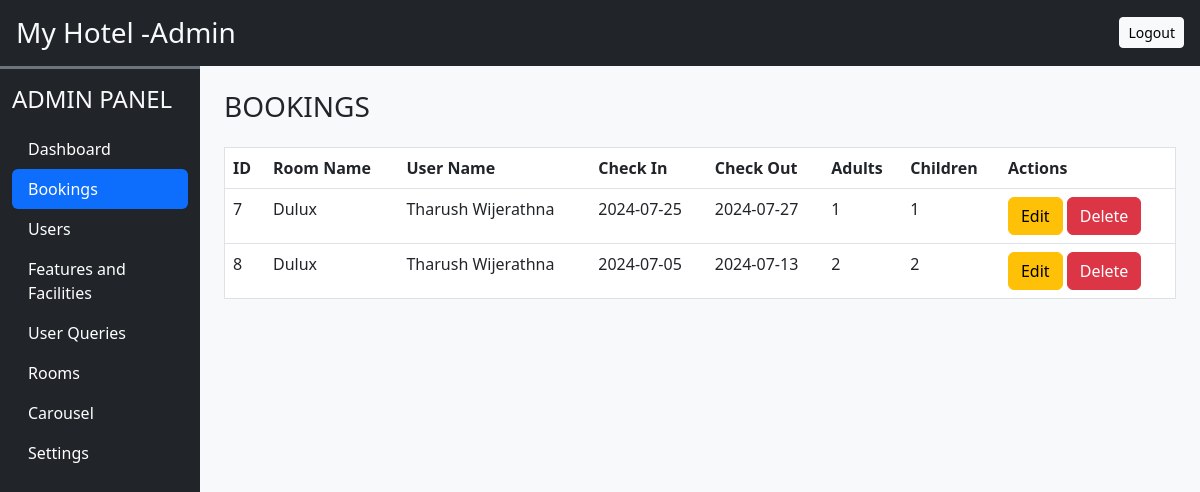
The app's page /admin/all_bookings.php (signed in) with its own data.
### tables this page shows
CREATE TABLE `bookings` (
  `id` int NOT NULL,
  `room_id` int NOT NULL,
  `user_id` int DEFAULT NULL,
  `check_in` date NOT NULL,
  `check_out` date NOT NULL,
  `created_at` timestamp NULL DEFAULT CURRENT_TIMESTAMP,
  `adults` int DEFAULT NULL,
  `children` int DEFAULT NULL,
  `amount` decimal(10,2) NOT NULL DEFAULT '0.00'
);

CREATE TABLE `rooms` (
  `id` int NOT NULL,
  `name` varchar(255) NOT NULL,
  `area` decimal(10,2) NOT NULL,
  `price` decimal(10,2) NOT NULL,
  `quantity` int NOT NULL,
  `adult` int NOT NULL,
  `children` int NOT NULL,
  `description` text,
  `status` tinyint NOT NULL DEFAULT '1',
  `image` varchar(255) DEFAULT NULL
);

CREATE TABLE `users` (
  `id` int NOT NULL,
  `name` varchar(255) DEFAULT NULL,
  `email` varchar(255) DEFAULT NULL,
  `password` varchar(255) DEFAULT NULL,
  `created_at` varchar(45) NOT NULL,
  `status` tinyint DEFAULT '1',
  `role` varchar(255) DEFAULT NULL
);

### admin/all_bookings.php (the view, shortened to what this page needs)
<?php
require('inc/db_config.php');
$res = $con->query("
    SELECT b.*, r.name as room_name, u.name as user_name
    FROM bookings b
    JOIN rooms r ON b.room_id = r.id
    JOIN users u ON b.user_id = u.id
");
?>
<!DOCTYPE html>
<html lang="en">
<head>
    <?php require('inc/links.php'); ?>
</head>
<body class="bg-light">
    <?php require('inc/header.php'); ?>
    <div class="container-fluid" id="main-content">
        <div class="row">
            <div class="col-lg-10 ms-auto p-4 overflow-hidden">
                <h3 class="mb-4">BOOKINGS</h3>
                <div class="table-responsive mt-4">
                    <table class="table table-hover border">
                        <thead class="bg-dark text-light">
                            <tr>
                                <th>ID</th>
                                <th>Room Name</th>
                                <th>User Name</th>
                                <th>Check In</th>
                                <th>Check Out</th>
                                <th>Adults</th>
                                <th>Children</th>
                                <th>Actions</th>
                            </tr>
                        </thead>
                        <tbody>
                            <?php while ($row = $res->fetch_assoc()) { ?>
                                <tr>
                                    <td><?php echo $row['id']; ?></td>
                                    <td><?php echo $row['room_name']; ?></td>
                                    <td><?php echo $row['user_name']; ?></td>
                                    <td><?php echo $row['check_in']; ?></td>
                                    <td><?php echo $row['check_out']; ?></td>
                                    <td><?php echo $row['adults']; ?></td>
                                    <td><?php echo $row['children']; ?></td>
                                    <td>
                                        <a href="edit_booking.php?id=<?php echo $row['id']; ?>" class="btn btn-warning">Edit</a>
                                        <a href="delete_booking.php?id=<?php echo $row['id']; ?>" class="btn btn-danger" onclick="return confirm('Are you sure you want to delete this booking?');">Delete</a>
                                    </td>
                                </tr>
                            <?php } ?>
                        </tbody>
                    </table>
                </div>
            </div>
        </div>
    </div>
</body>
</html>

### admin/inc/links.php (shortened to what this page needs)
<link rel="stylesheet" href="https://cdn.jsdelivr.net/npm/bootstrap@5.3.0/dist/css/bootstrap.min.css" />
<link rel="stylesheet" href="https://cdn.jsdelivr.net/npm/bootstrap-icons@1.11.3/font/bootstrap-icons.min.css" />
<link rel="stylesheet" href="css/common.css" />

### admin/inc/header.php (shortened to what this page needs)
<div class="container-fluid bg-dark text-light p-3 d-flex justify-content-between align-items-center sticky-top">
        <h3 class="mb-0">My Hotel -Admin</h3>
        <a href="logout.php" class="btn btn-sm btn-light">Logout</a>
    </div>
    <div class="col-lg-2 bg-dark border-top border-3 border-secondary" id="dashboard-menu">
        <nav class="navbar navbar-expand-lg   navbar-dark">
            <div class="container-fluid flex-lg-column align-items-stretch">
                <h4 class="text-light mt-2">ADMIN PANEL</h4>
                <div class="collapse navbar-collapse flex-column align-items-stretch mt-2" id="adminDropdown">
                    <ul class="nav nav-pills flex-column">
                        <li class="nav-item">
                            <a class="nav-link text-white" href="dashboard.php">Dashboard</a>
                        </li>
                        <li class="nav-item">
                            <a class="nav-link text-white" href="all_bookings.php">Bookings</a>
                        </li>
                        <li class="nav-item">
                            <a class="nav-link text-white" href="users.php">Users</a>
                        </li>
                        <li class="nav-item">
                            <a class="nav-link text-white" href="features_facilities.php">Features and Facilities</a>
                        </li>
                        <li class="nav-item">
                            <a class="nav-link text-white" href="user_queries.php">User Queries</a>
                        </li>
                        <li class="nav-item">
                            <a class="nav-link text-white" href="rooms.php">Rooms</a>
                        </li>
                        <li class="nav-item">
                            <a class="nav-link text-white" href="carousel.php">Carousel</a>
                        </li>
                        <li class="nav-item">
                            <a class="nav-link text-white" href="settings.php">Settings</a>
                        </li>
                    </ul>
                </div>
            </div>
        </nav>
    </div>

### admin/css/common.css (style rules this page uses)
:root { --teal:#2ec1ac; --teal_hover:#279e8c; }
#dashboard-menu { position: fixed; height: 100%; z-index: 11; }

### records on screen
bookings: id "7", room.name "Dulux", user.name "Tharush Wijerathna", check_in "2024-07-25", check_out "2024-07-27", adults "1", children "1"
bookings: id "8", room.name "Dulux", user.name "Tharush Wijerathna", check_in "2024-07-05", check_out "2024-07-13", adults "2", children "2"
